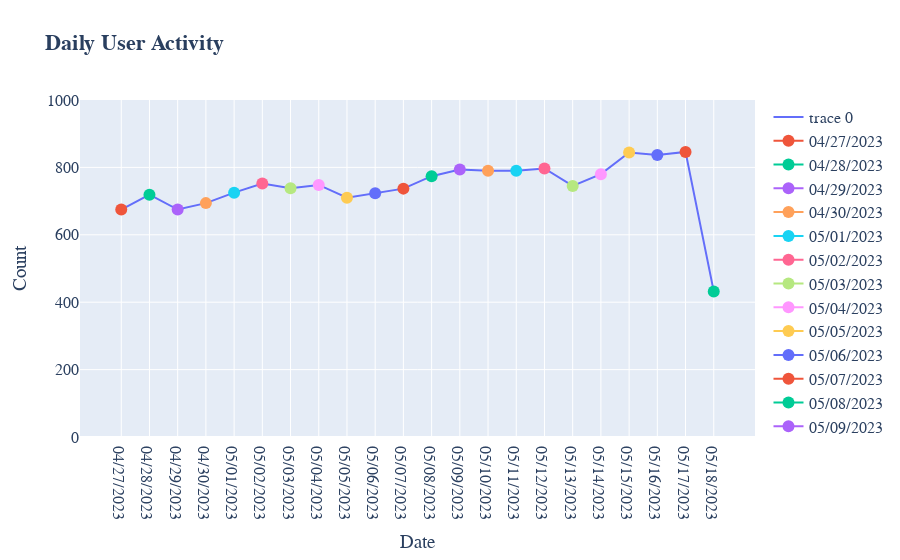

This figure's notebook cell:
### Code cell
# What does the daily user activity look like?
unique_users_daily_freq = dict(sorted(unique_users_daily_freq.items()))

indices = [x for x in unique_users_daily_freq.keys()]
values = [x for x in unique_users_daily_freq.values()]


plot_scatter(indices_ = indices , values_ = values, yrange_ = [0, 1000], xaxis_title = 'Date', title_ = '<b>Daily User Activity<b>')

### Figure 1 — Plotly figure (JSON) as saved in the notebook; plotly's stock layout.template omitted (floating-point values rounded to 4 significant figures)
{"data": [{"mode": "lines", "textfont": {"color": "#1f77b4", "family": "sans serif", "size": 16}, "textposition": "bottom left", "type": "scatter", "x": ["04/27/2023", "04/28/2023", "04/29/2023", "04/30/2023", "05/01/2023", "05/02/2023", "05/03/2023", "05/04/2023", "05/05/2023", "05/06/2023", "05/07/2023", "05/08/2023", "05/09/2023", "05/10/2023", "05/11/2023", "05/12/2023", "05/13/2023", "05/14/2023", "05/15/2023", "05/16/2023", "05/17/2023", "05/18/2023"], "y": [675, 719, 675, 694, 725, 752, 738, 748, 710, 723, 737, 774, 794, 790, 790, 797, 745, 780, 844, 837, 846, 432]}, {"marker": {"size": 12}, "name": "04/27/2023", "text": "<b>675<b>", "textfont": {"color": "#1f77b4", "family": "sans serif", "size": 16}, "textposition": "bottom left", "type": "scatter", "x": ["04/27/2023"], "y": [675]}, {"marker": {"size": 12}, "name": "04/28/2023", "text": "<b>719<b>", "textfont": {"color": "#1f77b4", "family": "sans serif", "size": 16}, "textposition": "bottom left", "type": "scatter", "x": ["04/28/2023"], "y": [719]}, {"marker": {"size": 12}, "name": "04/29/2023", "text": "<b>675<b>", "textfont": {"color": "#1f77b4", "family": "sans serif", "size": 16}, "textposition": "bottom left", "type": "scatter", "x": ["04/29/2023"], "y": [675]}, {"marker": {"size": 12}, "name": "04/30/2023", "text": "<b>694<b>", "textfont": {"color": "#1f77b4", "family": "sans serif", "size": 16}, "textposition": "bottom left", "type": "scatter", "x": ["04/30/2023"], "y": [694]}, {"marker": {"size": 12}, "name": "05/01/2023", "text": "<b>725<b>", "textfont": {"color": "#1f77b4", "family": "sans serif", "size": 16}, "textposition": "bottom left", "type": "scatter", "x": ["05/01/2023"], "y": [725]}, {"marker": {"size": 12}, "name": "05/02/2023", "text": "<b>752<b>", "textfont": {"color": "#1f77b4", "family": "sans serif", "size": 16}, "textposition": "bottom left", "type": "scatter", "x": ["05/02/2023"], "y": [752]}, {"marker": {"size": 12}, "name": "05/03/2023", "text": "<b>738<b>", "textfont": {"color": "#1f77b4", "family": "sans serif", "size": 16}, "textposition": "bottom left", "type": "scatter", "x": ["05/03/2023"], "y": [738]}, {"marker": {"size": 12}, "name": "05/04/2023", "text": "<b>748<b>", "textfont": {"color": "#1f77b4", "family": "sans serif", "size": 16}, "textposition": "bottom left", "type": "scatter", "x": ["05/04/2023"], "y": [748]}, {"marker": {"size": 12}, "name": "05/05/2023", "text": "<b>710<b>", "textfont": {"color": "#1f77b4", "family": "sans serif", "size": 16}, "textposition": "bottom left", "type": "scatter", "x": ["05/05/2023"], "y": [710]}, {"marker": {"size": 12}, "name": "05/06/2023", "text": "<b>723<b>", "textfont": {"color": "#1f77b4", "family": "sans serif", "size": 16}, "textposition": "bottom left", "type": "scatter", "x": ["05/06/2023"], "y": [723]}, {"marker": {"size": 12}, "name": "05/07/2023", "text": "<b>737<b>", "textfont": {"color": "#1f77b4", "family": "sans serif", "size": 16}, "textposition": "bottom left", "type": "scatter", "x": ["05/07/2023"], "y": [737]}, {"marker": {"size": 12}, "name": "05/08/2023", "text": "<b>774<b>", "textfont": {"color": "#1f77b4", "family": "sans serif", "size": 16}, "textposition": "bottom left", "type": "scatter", "x": ["05/08/2023"], "y": [774]}, {"marker": {"size": 12}, "name": "05/09/2023", "text": "<b>794<b>", "textfont": {"color": "#1f77b4", "family": "sans serif", "size": 16}, "textposition": "bottom left", "type": "scatter", "x": ["05/09/2023"], "y": [794]}, {"marker": {"size": 12}, "name": "05/10/2023", "text": "<b>790<b>", "textfont": {"color": "#1f77b4", "family": "sans serif", "size": 16}, "textposition": "bottom left", "type": "scatter", "x": ["05/10/2023"], "y": [790]}, {"marker": {"size": 12}, "name": "05/11/2023", "text": "<b>790<b>", "textfont": {"color": "#1f77b4", "family": "sans serif", "size": 16}, "textposition": "bottom left", "type": "scatter", "x": ["05/11/2023"], "y": [790]}, {"marker": {"size": 12}, "name": "05/12/2023", "text": "<b>797<b>", "textfont": {"color": "#1f77b4", "family": "sans serif", "size": 16}, "textposition": "bottom left", "type": "scatter", "x": ["05/12/2023"], "y": [797]}, {"marker": {"size": 12}, "name": "05/13/2023", "text": "<b>745<b>", "textfont": {"color": "#1f77b4", "family": "sans serif", "size": 16}, "textposition": "bottom left", "type": "scatter", "x": ["05/13/2023"], "y": [745]}, {"marker": {"size": 12}, "name": "05/14/2023", "text": "<b>780<b>", "textfont": {"color": "#1f77b4", "family": "sans serif", "size": 16}, "textposition": "bottom left", "type": "scatter", "x": ["05/14/2023"], "y": [780]}, {"marker": {"size": 12}, "name": "05/15/2023", "text": "<b>844<b>", "textfont": {"color": "#1f77b4", "family": "sans serif", "size": 16}, "textposition": "bottom left", "type": "scatter", "x": ["05/15/2023"], "y": [844]}, {"marker": {"size": 12}, "name": "05/16/2023", "text": "<b>837<b>", "textfont": {"color": "#1f77b4", "family": "sans serif", "size": 16}, "textposition": "bottom left", "type": "scatter", "x": ["05/16/2023"], "y": [837]}, {"marker": {"size": 12}, "name": "05/17/2023", "text": "<b>846<b>", "textfont": {"color": "#1f77b4", "family": "sans serif", "size": 16}, "textposition": "bottom left", "type": "scatter", "x": ["05/17/2023"], "y": [846]}, {"marker": {"size": 12}, "name": "05/18/2023", "text": "<b>432<b>", "textfont": {"color": "#1f77b4", "family": "sans serif", "size": 16}, "textposition": "bottom left", "type": "scatter", "x": ["05/18/2023"], "y": [432]}], "layout": {"font": {"family": "Courier New, monospace", "size": 16}, "title": {"text": "<b>Daily User Activity<b>"}, "uniformtext": {"minsize": 8, "mode": "hide"}, "xaxis": {"title": {"text": "Date"}}, "yaxis": {"range": [0, 1000], "title": {"text": "Count"}}}}
